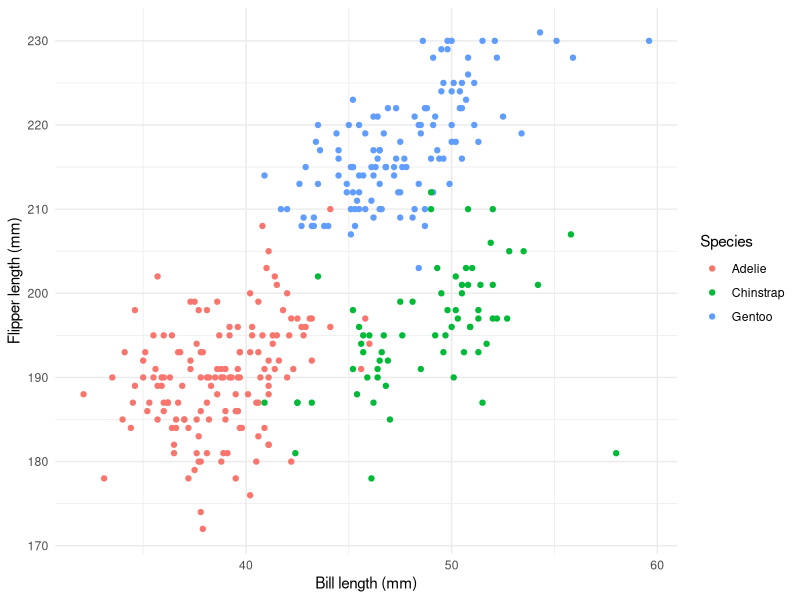
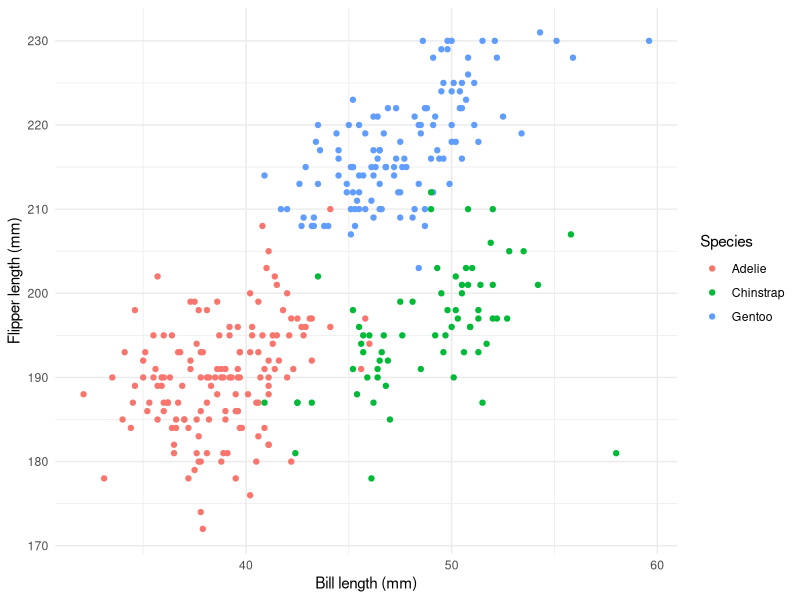

Generate these figures, in order, with R:
## ---- chunk 1
library(dplyr)
library(ggplot2)
## ---- chunk 2
data("penguins", package = "palmerpenguins")
## ---- chunk 3
penguin_plot = ggplot(
  penguins,
  aes(
    x = bill_length_mm,
    y = flipper_length_mm,
    color = species
  )
) +
  geom_point(na.rm = TRUE) +
  labs(
    x = "Bill length (mm)",
    y = "Flipper length (mm)",
    color = "Species"
  ) +
  theme_minimal()

penguin_plot

ggsave(
  filename = "penguin_scatterplot.png",
  plot = penguin_plot,
  width = 7,
  height = 5,
  units = "in",
  dpi = 300
)
